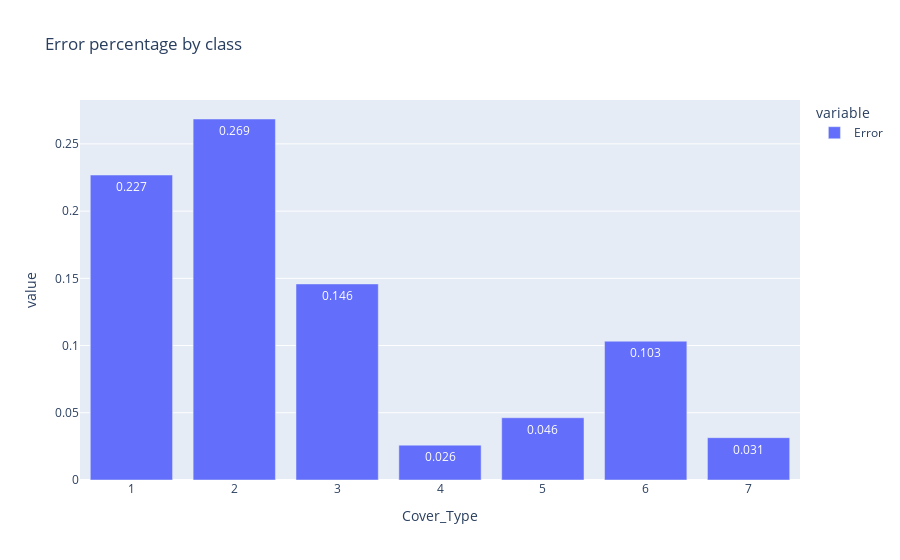

Write notebook code for a chart like this one.
### Code cell
# Ensemble errors by class
import plotly.express as px

train_df["Error"] = blender_predicted != train_df['Cover_Type']
errors_by_class = train_df.groupby("Cover_Type")["Error"].mean().sort_values(ascending=False)
px.bar(errors_by_class, title = "Error percentage by class", text_auto='.3f')

### Figure 1 — Plotly figure (JSON) as saved in the notebook; plotly's stock layout.template omitted (floating-point values rounded to 4 significant figures)
{"data": [{"alignmentgroup": "True", "hovertemplate": "variable=Error<br>Cover_Type=%{x}<br>value=%{y}<extra></extra>", "legendgroup": "Error", "marker": {"color": "#636efa", "pattern": {"shape": ""}}, "name": "Error", "offsetgroup": "Error", "orientation": "v", "showlegend": true, "textposition": "auto", "texttemplate": "%{y:.3f}", "type": "bar", "x": [2, 1, 3, 6, 5, 7, 4], "xaxis": "x", "y": [0.2685, 0.2269, 0.1458, 0.1032, 0.0463, 0.03148, 0.02593], "yaxis": "y"}], "layout": {"barmode": "relative", "legend": {"title": {"text": "variable"}, "tracegroupgap": 0}, "title": {"text": "Error percentage by class"}, "xaxis": {"anchor": "y", "domain": [0, 1], "title": {"text": "Cover_Type"}}, "yaxis": {"anchor": "x", "domain": [0, 1], "title": {"text": "value"}}}}
